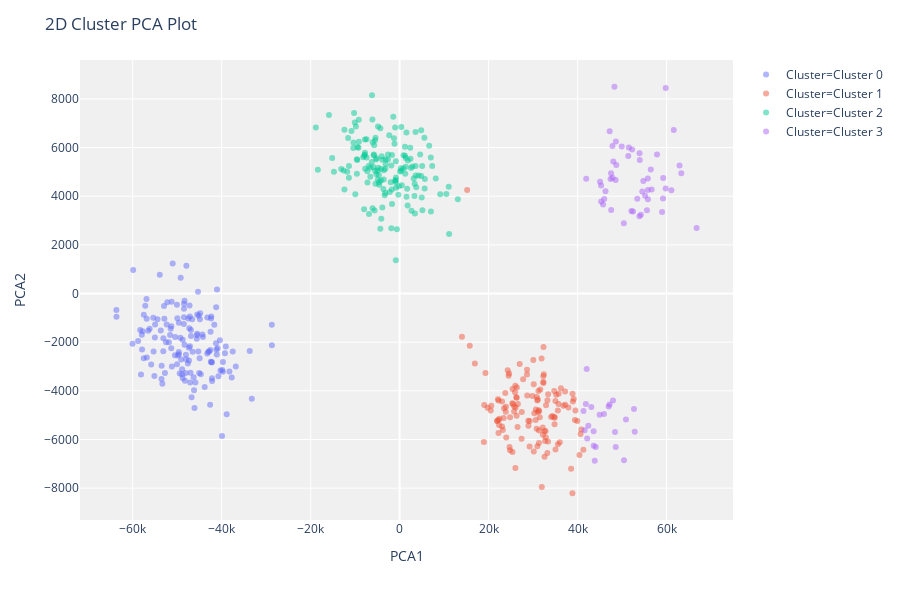

Write notebook code for a chart like this one.
### Markdown cell above
# Clustering

### Code cell
# Importing dataset
from pycaret.datasets import get_data
jewellery = get_data('jewellery')
# Importing module and initializing setup
from pycaret.clustering import *
clu1 = setup(data = jewellery)
# creating a model
kmeans = create_model('kmeans')
# plotting a model
plot_model(kmeans)

### Figure 1 — Plotly figure (JSON) as saved in the notebook; plotly's stock layout.template omitted (floating-point values rounded to 4 significant figures; data arrays with more than 128 entries replaced by an {"elided": "..."} marker saying what was removed)
{"data": [{"customdata": {"elided": "147x1 int values"}, "hoverlabel": {"namelength": 0}, "hovertemplate": "Cluster=Cluster 0<br>PCA1=%{x}<br>PCA2=%{y}<br>Feature=%{customdata[0]}", "legendgroup": "Cluster=Cluster 0", "marker": {"color": "#636efa", "opacity": 0.5, "symbol": "circle"}, "mode": "markers", "name": "Cluster=Cluster 0", "showlegend": true, "textposition": "top center", "type": "scatter", "x": {"elided": "147 float values"}, "xaxis": "x", "y": {"elided": "147 float values"}, "yaxis": "y"}, {"customdata": {"elided": "130x1 int values"}, "hoverlabel": {"namelength": 0}, "hovertemplate": "Cluster=Cluster 1<br>PCA1=%{x}<br>PCA2=%{y}<br>Feature=%{customdata[0]}", "legendgroup": "Cluster=Cluster 1", "marker": {"color": "#EF553B", "opacity": 0.5, "symbol": "circle"}, "mode": "markers", "name": "Cluster=Cluster 1", "showlegend": true, "textposition": "top center", "type": "scatter", "x": {"elided": "130 float values"}, "xaxis": "x", "y": {"elided": "130 float values"}, "yaxis": "y"}, {"customdata": {"elided": "156x1 int values"}, "hoverlabel": {"namelength": 0}, "hovertemplate": "Cluster=Cluster 2<br>PCA1=%{x}<br>PCA2=%{y}<br>Feature=%{customdata[0]}", "legendgroup": "Cluster=Cluster 2", "marker": {"color": "#00cc96", "opacity": 0.5, "symbol": "circle"}, "mode": "markers", "name": "Cluster=Cluster 2", "showlegend": true, "textposition": "top center", "type": "scatter", "x": {"elided": "156 float values"}, "xaxis": "x", "y": {"elided": "156 float values"}, "yaxis": "y"}, {"customdata": [[37], [65], [90], [59], [29], [58], [88], [63], [92], [17], [34], [22], [24], [36], [34], [87], [85], [61], [27], [59], [31], [31], [93], [17], [35], [28], [94], [28], [33], [56], [28], [86], [92], [18], [61], [32], [63], [58], [31], [62], [60], [62], [90], [33], [33], [65], [59], [65], [86], [32], [84], [84], [90], [91], [26], [92], [97], [84], [58], [61], [92], [87], [66], [22], [91], [30], [25], [28], [93], [90], [91], [89]], "hoverlabel": {"namelength": 0}, "hovertemplate": "Cluster=Cluster 3<br>PCA1=%{x}<br>PCA2=%{y}<br>Feature=%{customdata[0]}", "legendgroup": "Cluster=Cluster 3", "marker": {"color": "#ab63fa", "opacity": 0.5, "symbol": "circle"}, "mode": "markers", "name": "Cluster=Cluster 3", "showlegend": true, "textposition": "top center", "type": "scatter", "x": [48550.0, 42410.0, 46270.0, 48030.0, 62910.0, 43630.0, 55590.0, 56650.0, 41330.0, 43860.0, 53900.0, 44950.0, 47550.0, 47840.0, 59800.0, 47180.0, 51400.0, 57860.0, 47420.0, 58980.0, 48410.0, 55170.0, 59800.0, 53980.0, 56450.0, 46990.0, 53420.0, 41580.0, 47840.0, 48600.0, 52470.0, 52260.0, 50430.0, 51530.0, 46000.0, 63320.0, 52090.0, 50400.0, 43600.0, 54540.0, 52680.0, 54780.0, 45730.0, 59240.0, 41860.0, 48280.0, 54230.0, 49920.0, 48580.0, 45920.0, 45300.0, 55810.0, 43080.0, 48700.0, 50870.0, 44070.0, 47210.0, 52840.0, 47520.0, 53920.0, 42160.0, 66750.0, 45280.0, 61620.0, 61090.0, 41930.0, 55780.0, 42050.0, 55800.0, 45050.0, 59200.0, 47960.0], "xaxis": "x", "y": [4668.0, -5432.0, 4207.0, 5422.0, 5261.0, -6255.0, 3427.0, 4271.0, -4824.0, -6877.0, 3177.0, -4986.0, 3438.0, 4758.0, 4316.0, -4558.0, 5657.0, 5718.0, 4709.0, 3351.0, -5694.0, 4017.0, 8450.0, 5488.0, 5101.0, -4647.0, 3894.0, -5616.0, 6060.0, 6250.0, 3372.0, 5916.0, -6854.0, 6007.0, 3884.0, 4946.0, 3388.0, 2891.0, -5657.0, 4194.0, -4749.0, 4630.0, 3658.0, 4745.0, -4543.0, 8500.0, 3238.0, 6049.0, -6305.0, -4954.0, 3778.0, 3879.0, -4661.0, 5282.0, -5178.0, -6308.0, 6674.0, -5678.0, 4942.0, 5766.0, -5954.0, 2693.0, 4437.0, 6726.0, 4244.0, 4718.0, 4732.0, -3106.0, 4253.0, 4591.0, 3904.0, -4397.0], "yaxis": "y"}], "layout": {"height": 600, "legend": {"tracegroupgap": 0}, "margin": {"t": 60}, "plot_bgcolor": "rgb(240,240,240)", "title": {"text": "2D Cluster PCA Plot"}, "xaxis": {"anchor": "y", "domain": [0, 1], "title": {"text": "PCA1"}}, "yaxis": {"anchor": "x", "domain": [0, 1], "title": {"text": "PCA2"}}}}
